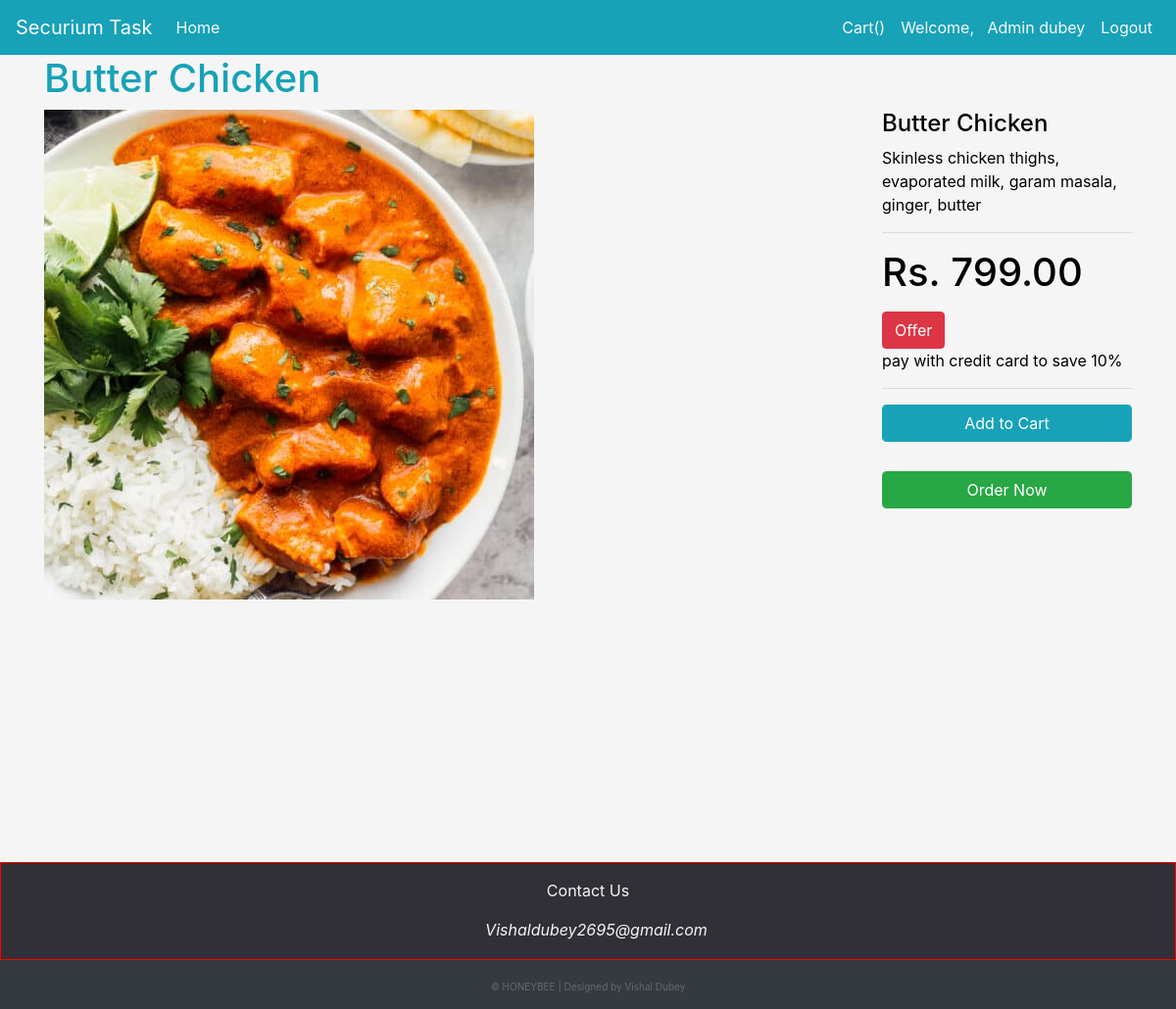
Before: /show/6 (signed in) with the older database file.
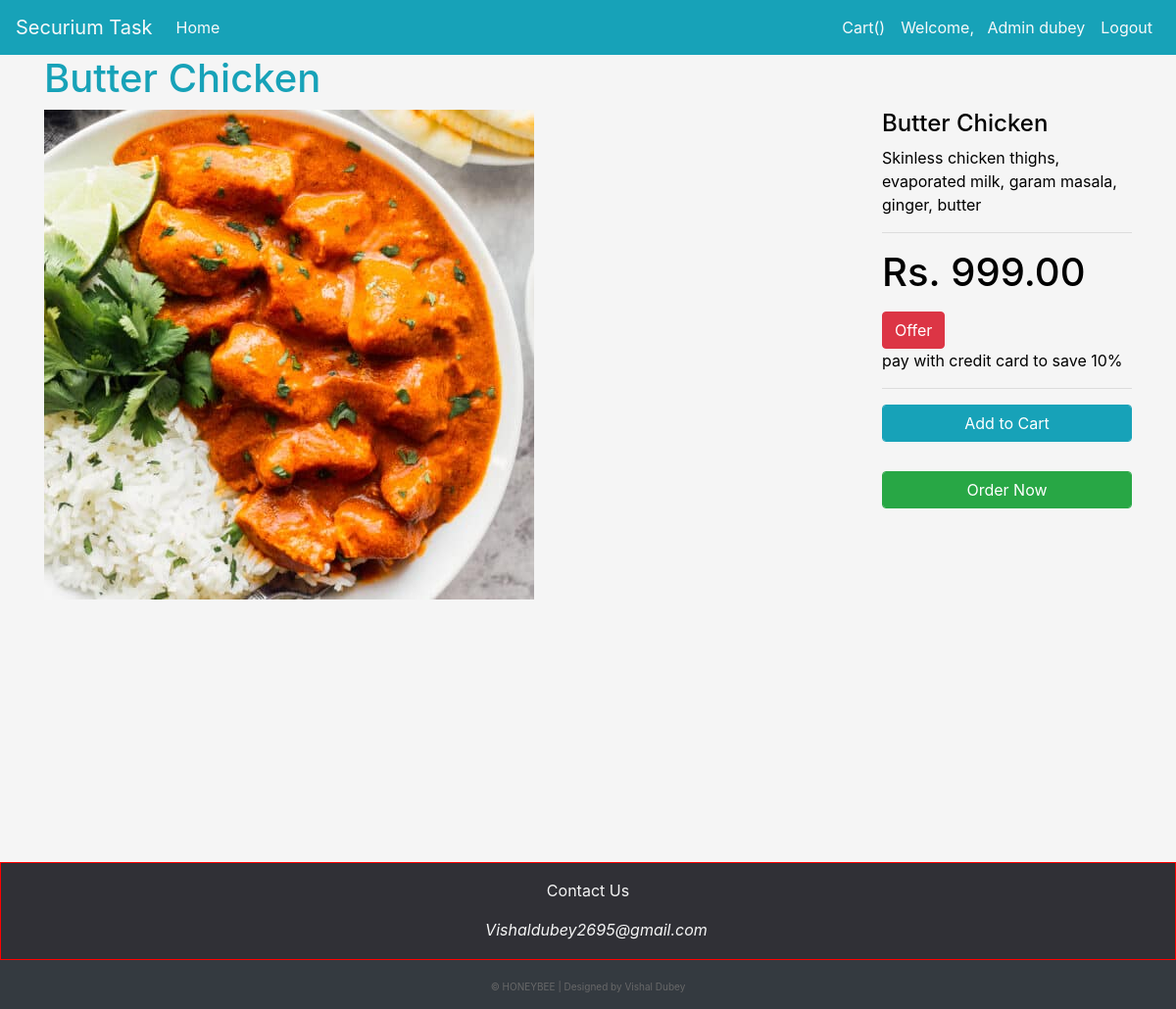
After: the same page with the newer database file.
### app/models.py (models this page shows)
class Products(models.Model):
    title = models.CharField(max_length=50)
    desc = models.TextField(max_length=100)
    price = models.DecimalField(decimal_places=2, max_digits=100)
    pics = models.ImageField(null=True, blank=True, upload_to='pics')
    tym = models.DateTimeField(auto_now_add=True, auto_now=False)
    utym = models.DateTimeField(auto_now_add=False, auto_now=True)
    offer = models.BooleanField(default=False)

### app/views.py (the view)
# urls.py: path('show/<int:id>', views.preview, name='show'),
@login_required(login_url=('/'))
def preview(request, id):
    item = get_object_or_404(Products, id=id)
    return render(request, 'app/show.html', {'item':item})

### app/templates/app/show.html
{% extends 'app/base.html' %}
{% block content %}
<div class="container">
<h1 class="text-info">{{item.title}}</h1>
<div class="row">
    <div class="col-sm-8">
        <img src="{{item.pics.url}}" alt="Pizza" height="500px">
    </div>
    <div class="col-sm-3 offset-1">
        <h4>{{item.title}}</h4>
        <p>{{item.desc}}</p>
        <hr>
        <h1><p>Rs.&nbsp;{{item.price}}</p></h1>
        {% if item.offer %}
        <button class="btn btn-danger">Offer</button>
        <p>pay with credit card to save 10%</p>
        {% endif %}
        <hr>
        <div><button class="btn btn-info form-control"><a href="{% url 'add' item.id %}" style="text-decoration: none; color: white;">Add to Cart</a> </button></div>
        <div style="margin-top: 30px;"><button class="btn btn-success form-control"><a href="{% url 'bill' item.id %}" style="text-decoration: none; color: white;">Order Now</a></button></div>
    </div>
</div>
</div>
{% endblock content %}

Changed rows visible on the page:
changed Products "Butter Chicken": price "799.00" → "999.00"
